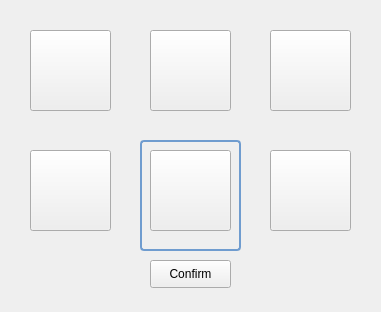
<?xml version="1.0" encoding="UTF-8"?>
<ui version="4.0">
 <class>Form</class>
 <widget class="QWidget" name="Form">
  <property name="geometry">
   <rect>
    <x>0</x>
    <y>0</y>
    <width>381</width>
    <height>312</height>
   </rect>
  </property>
  <property name="windowTitle">
   <string>Form</string>
  </property>
  <widget class="QPushButton" name="but1">
   <property name="geometry">
    <rect>
     <x>30</x>
     <y>30</y>
     <width>81</width>
     <height>81</height>
    </rect>
   </property>
   <property name="text">
    <string/>
   </property>
  </widget>
  <widget class="QGroupBox" name="groupBox">
   <property name="geometry">
    <rect>
     <x>140</x>
     <y>130</y>
     <width>101</width>
     <height>121</height>
    </rect>
   </property>
   <property name="styleSheet">
    <string notr="true">font-size: 15px;
border: 2px solid rgb(111, 156, 207);
border-radius: 4px;
margin-top: 10px;</string>
   </property>
   <property name="title">
    <string/>
   </property>
  </widget>
  <widget class="QPushButton" name="but2">
   <property name="geometry">
    <rect>
     <x>150</x>
     <y>30</y>
     <width>81</width>
     <height>81</height>
    </rect>
   </property>
   <property name="text">
    <string/>
   </property>
  </widget>
  <widget class="QPushButton" name="but3">
   <property name="geometry">
    <rect>
     <x>270</x>
     <y>30</y>
     <width>81</width>
     <height>81</height>
    </rect>
   </property>
   <property name="text">
    <string/>
   </property>
  </widget>
  <widget class="QPushButton" name="but6">
   <property name="geometry">
    <rect>
     <x>270</x>
     <y>150</y>
     <width>81</width>
     <height>81</height>
    </rect>
   </property>
   <property name="text">
    <string/>
   </property>
  </widget>
  <widget class="QPushButton" name="but4">
   <property name="geometry">
    <rect>
     <x>30</x>
     <y>150</y>
     <width>81</width>
     <height>81</height>
    </rect>
   </property>
   <property name="text">
    <string/>
   </property>
  </widget>
  <widget class="QPushButton" name="but5">
   <property name="geometry">
    <rect>
     <x>150</x>
     <y>150</y>
     <width>81</width>
     <height>81</height>
    </rect>
   </property>
   <property name="text">
    <string/>
   </property>
  </widget>
  <widget class="QPushButton" name="pushButton">
   <property name="geometry">
    <rect>
     <x>150</x>
     <y>260</y>
     <width>81</width>
     <height>28</height>
    </rect>
   </property>
   <property name="text">
    <string>Confirm</string>
   </property>
  </widget>
 </widget>
 <resources/>
 <connections>
  <connection>
   <sender>but1</sender>
   <signal>clicked()</signal>
   <receiver>Form</receiver>
   <slot>choose()</slot>
   <hints>
    <hint type="sourcelabel">
     <x>83</x>
     <y>54</y>
    </hint>
    <hint type="destinationlabel">
     <x>132</x>
     <y>12</y>
    </hint>
   </hints>
  </connection>
  <connection>
   <sender>but2</sender>
   <signal>clicked()</signal>
   <receiver>Form</receiver>
   <slot>choose()</slot>
   <hints>
    <hint type="sourcelabel">
     <x>173</x>
     <y>60</y>
    </hint>
    <hint type="destinationlabel">
     <x>138</x>
     <y>68</y>
    </hint>
   </hints>
  </connection>
  <connection>
   <sender>but3</sender>
   <signal>clicked()</signal>
   <receiver>Form</receiver>
   <slot>choose()</slot>
   <hints>
    <hint type="sourcelabel">
     <x>286</x>
     <y>58</y>
    </hint>
    <hint type="destinationlabel">
     <x>247</x>
     <y>58</y>
    </hint>
   </hints>
  </connection>
  <connection>
   <sender>but4</sender>
   <signal>clicked()</signal>
   <receiver>Form</receiver>
   <slot>choose()</slot>
   <hints>
    <hint type="sourcelabel">
     <x>97</x>
     <y>169</y>
    </hint>
    <hint type="destinationlabel">
     <x>139</x>
     <y>169</y>
    </hint>
   </hints>
  </connection>
  <connection>
   <sender>but5</sender>
   <signal>clicked()</signal>
   <receiver>Form</receiver>
   <slot>choose()</slot>
   <hints>
    <hint type="sourcelabel">
     <x>194</x>
     <y>201</y>
    </hint>
    <hint type="destinationlabel">
     <x>243</x>
     <y>182</y>
    </hint>
   </hints>
  </connection>
  <connection>
   <sender>but6</sender>
   <signal>clicked()</signal>
   <receiver>Form</receiver>
   <slot>choose()</slot>
   <hints>
    <hint type="sourcelabel">
     <x>307</x>
     <y>159</y>
    </hint>
    <hint type="destinationlabel">
     <x>256</x>
     <y>156</y>
    </hint>
   </hints>
  </connection>
 </connections>
 <slots>
  <slot>choose()</slot>
  <slot>confirm()</slot>
 </slots>
</ui>
